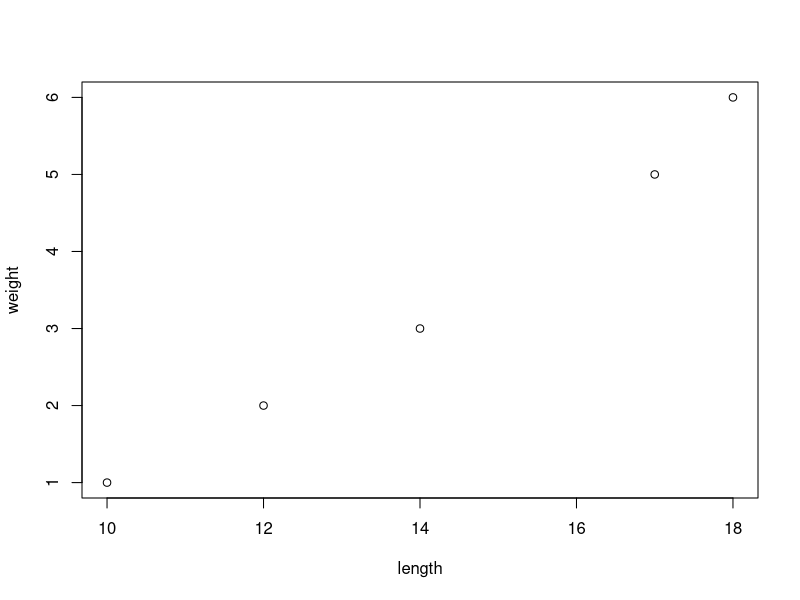
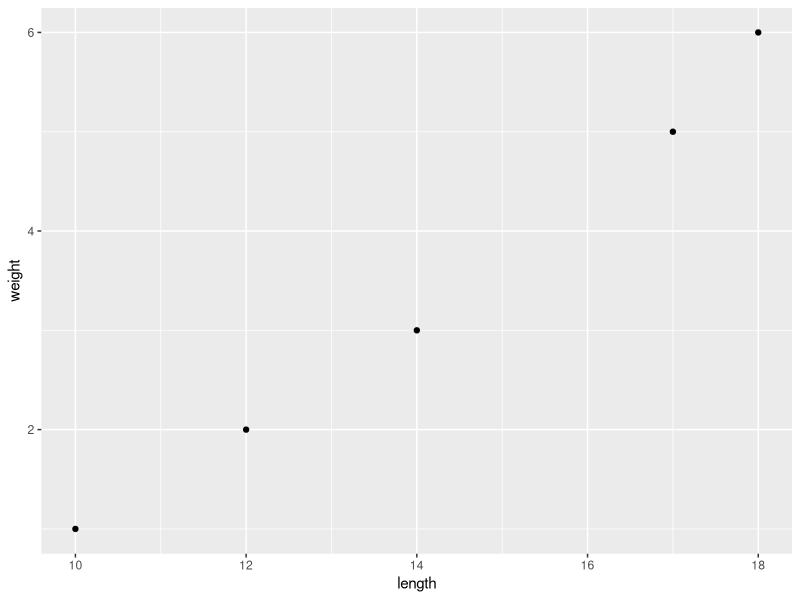

The R source for these figures, in order:
## ---- chunk 1
library(tidyverse)
library(haven)
library(readxl)
## ---- chunk 2
weight <- c(1,5,3,2,6)
length <- c(10,17,14,12,18)
plot(length,weight)
## ---- chunk 3
d <- data_frame(weight = c(1,5,3,2,6),
                length = c(10,17,14,12,18))
ggplot(d,aes(length,weight)) + geom_point()
## ---- chunk 4
minke <- 
  read_csv('data/minke.csv')
## ---- chunk 5
head(minke)
## ---- chunk 6
tail(minke)
## ---- chunk 7
dim(minke)
## ---- chunk 8
names(minke)
## ---- chunk 9
summary(minke)
## ---- chunk 10
glimpse(minke)
